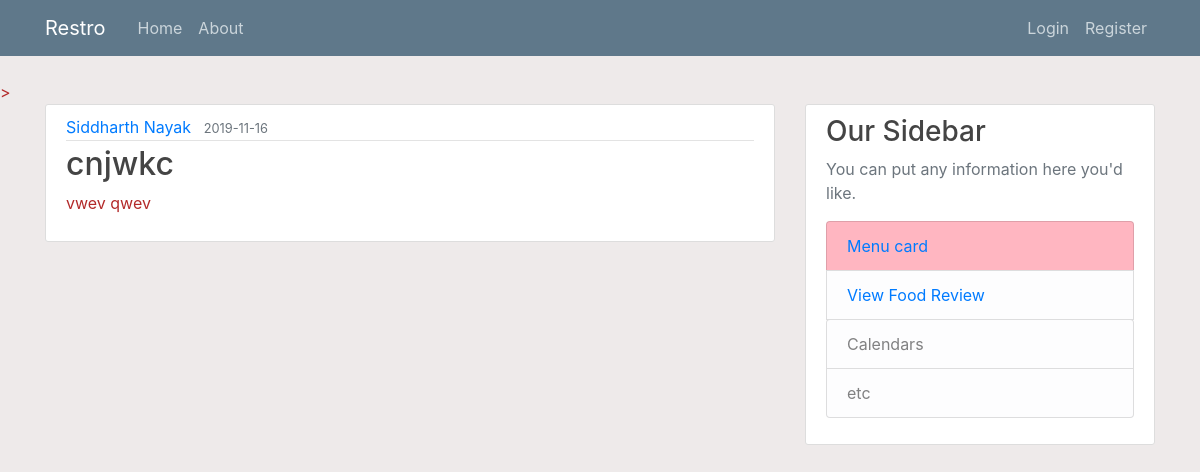
The page /customer_home on the database its author committed.
### restro/models.py (models this page shows, shortened)
class Review(db.Model):
    id = db.Column(db.Integer, primary_key=True)
    item_name = db.Column(db.String(100), nullable=False)
    date_posted = db.Column(db.DateTime, nullable=False, default=datetime.utcnow)
    content = db.Column(db.Text, nullable=False)
    user_id = db.Column(db.Integer, db.ForeignKey('user.id'), nullable=False)

class User(db.Model,UserMixin):
    id = db.Column(db.Integer, primary_key=True)
    name = db.Column(db.String(40), unique=True, nullable=False)
    email = db.Column(db.String(120), unique=True, nullable=False)
    phone_number = db.Column(db.String(10), nullable=False)
    address = db.Column(db.String(100), nullable=False)
    password = db.Column(db.String(60), nullable=False)
    review=db.relationship('Review',backref='author',lazy=True)
    review_food=db.relationship('Review_food',backref='author',lazy=True)

### restro/routes.py (the view)
@app.route("/customer_home")
def customer_home():
    reviews=Review.query.all()
    return render_template('home.html',review=reviews)

### restro/templates/home.html
{% extends "layout.html" %}
{% block content %}
    {% for review in review %}
        <article class="media content-section">
          <div class="media-body">
            <div class="article-metadata">
              <a class="mr-2" href="#">{{ review.author.name }}</a>
              <small class="text-muted">{{ review.date_posted.strftime('%Y-%m-%d') }}</small>
            </div>
            <h2 class="article-title">{{ review.item_name }}</h2>
            <p class="article-content">{{ review.content }}</p>
          </div>
        </article>
    {% endfor %}
{% endblock content %}

### restro/static/main.css (style rules this page uses)
body { background: #eeeaea; color: #b32a2a; margin-top: 5rem; }
h1, h2, h3, h4, h5, h6 { color: #444444; }
.content-section { background: #ffffff; padding: 10px 20px; border: 1px solid #dddddd; border-radius: 3px; margin-bottom: 20px; }
.article-title { color: #444444; }
.article-content { white-space: pre-line; }
.article-metadata { padding-bottom: 1px; margin-bottom: 4px; border-bottom: 1px solid #e3e3e3 }

### rows shown on the page
Review: author.name "Siddharth Nayak", date_posted "2019-11-16", item_name "cnjwkc", content "vwev qwev"
